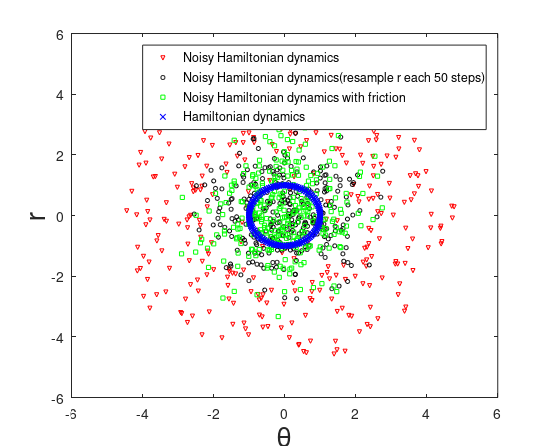
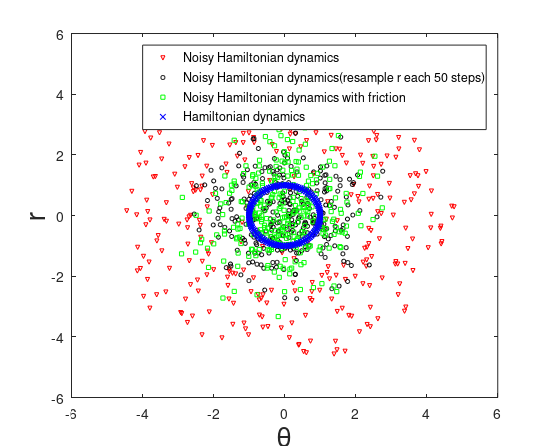

The MATLAB source for these figures, in order:
%% 
%% This file produces the Figure 2 in the paper in trace
% draw trace of different kinds of dynamics
%%
clear all;
%% parameters
m = 1;
C = 3;
dt = 0.1;
fgname = 'figure/trace'
nstep = 300;
niter  = 50;
% noise in the gradien t
sigma = 0.5;

gradUPerfect = @(x) x;
gradU = @(x) x + randn(1)* sigma;

figure();

xstart = 1;
pstart = 0;

% set random seed
randn('seed',10);

%% Hamiltonian dynamics with noised gradient 
x = xstart;
p = pstart;
xs = zeros( nstep, 1 );
ys = zeros( nstep, 1 );
% do leapfrog
for i = 1 : nstep
    for j = 1: niter
        p = p - gradU( x ) * dt / 2;
        x = x + p./m * dt;
        p = p - gradU( x ) * dt / 2;
    end
    xs(i) = x;
    ys(i) = p;
end
plot( xs, ys, 'rv', 'MarkerSize', 3 );
hold on;

%% Hamiltonian dynamics with noised gradient 
x = xstart;
p = pstart;
xs = zeros( nstep, 1 ); 
ys = zeros( nstep, 1 );
% do leapfrog
for i = 1 : nstep
    p = randn( size(x) ) * sqrt( m );
    for j = 1: niter
        p = p - gradU( x ) * dt / 2;
        x = x + p./m * dt;
        p = p - gradU( x ) * dt / 2;
    end
    xs(i) = x;
    ys(i) = p;
end
plot( xs, ys, 'ko', 'MarkerSize', 3 );
hold on;


% set random seed
randn('seed',10);

%% Second order Langevin dynamics with noised gradient
x = xstart;
p = pstart;
xs = zeros( nstep, 1 );
ys = zeros( nstep, 1 );
Bhat =  0.5 * sigma^2 * dt;
D = sqrt( 2 * (C-Bhat) * dt );

% do leapfrog
for i = 1 : nstep
    for j = 1: niter
        p = p - gradU( x ) * dt  - p * C * dt  + randn(1)*D;
        x = x + p./m * dt;
    end
    xs(i) = x;
    ys(i) = p;
end
plot( xs, ys, 'gs', 'MarkerSize', 3 );
hold on;


%% Hamiltonian dynamics with perfect gradient 
randn('seed',10);
x = xstart;
p = pstart;
xs = zeros( nstep, 1 );
ys = zeros( nstep, 1 );
% do leapfrog
for i = 1 : nstep
    for j = 1: niter
        p = p - gradUPerfect( x ) * dt / 2;
        x = x + p./m * dt;
        p = p - gradUPerfect( x ) * dt / 2;
    end
    xs(i) = x;
    ys(i) = p;
end
plot( xs, ys, 'bx', 'MarkerSize', 4 );
hold on;

%% save the  figures
xlabel('\theta');
ylabel('r');

legend( 'Noisy Hamiltonian dynamics', 'Noisy Hamiltonian dynamics(resample r each 50 steps)','Noisy Hamiltonian dynamics with friction', 'Hamiltonian dynamics');

len =5.5;
set(gcf, 'PaperPosition', [0 0 len len/8.0*6.5] )
set(gcf, 'PaperSize', [len len/8.0*6.5] )
xland = get(gca, 'xlabel');
yland = get(gca, 'ylabel');
set( xland, 'fontsize', 20 );
set( yland, 'fontsize', 20 );

saveas(gcf,fgname, 'pdf');
saveas(gcf,fgname, 'fig');

